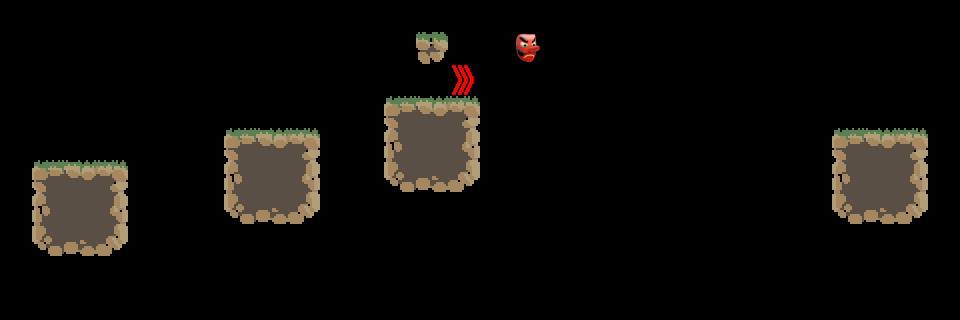

Rendered tile map (Tiled .tmx) drawn with the repository's tilesets; below, a short description and the full map source, tile grids included:
An orthogonal 30x10 tile map with 32x32 px tiles, 6 tile layers (Platforms, Enemies, Masks, Powerups, ...), 4 tilesets.

<map version="1.2" tiledversion="1.2.3" orientation="orthogonal" renderorder="right-down" width="30" height="10" tilewidth="32" tileheight="32" infinite="0" nextlayerid="7" nextobjectid="1">
 <tileset firstgid="1" source="Masks.tsx" />
 <tileset firstgid="2" source="Powerups.tsx" />
 <tileset firstgid="3" source="Town.tsx" />
 <tileset firstgid="24" source="Enemies.tsx" />
 <layer id="1" name="Platforms" width="30" height="10">
  <data encoding="csv">
0,0,0,0,0,0,0,0,0,0,0,0,0,0,0,0,0,0,0,0,0,0,0,0,0,0,0,0,0,0,
0,0,0,0,0,0,0,0,0,0,0,0,0,5,0,0,0,0,0,0,0,0,0,0,0,0,0,0,0,0,
0,0,0,0,0,0,0,0,0,0,0,0,0,0,0,0,0,0,0,0,0,0,0,0,0,0,0,0,0,0,
0,0,0,0,0,0,0,0,0,0,0,0,7,8,9,0,0,0,0,0,0,0,0,0,0,0,0,0,0,0,
0,0,0,0,0,0,0,7,8,9,0,0,14,15,16,0,0,0,0,0,0,0,0,0,0,0,7,8,9,0,
0,7,8,9,0,0,0,14,15,16,0,0,21,22,23,0,0,0,0,0,0,0,0,0,0,0,14,15,16,0,
0,14,15,16,0,0,0,21,22,23,0,0,0,0,0,0,0,0,0,0,0,0,0,0,0,0,21,22,23,0,
0,21,22,23,0,0,0,0,0,0,0,0,0,0,0,0,0,0,0,0,0,0,0,0,0,0,0,0,0,0,
0,0,0,0,0,0,0,0,0,0,0,0,0,0,0,0,0,0,0,0,0,0,0,0,0,0,0,0,0,0,
0,0,0,0,0,0,0,0,0,0,0,0,0,0,0,0,0,0,0,0,0,0,0,0,0,0,0,0,0,0
</data>
 </layer>
 <layer id="6" name="Enemies" width="30" height="10">
  <data encoding="csv">
0,0,0,0,0,0,0,0,0,0,0,0,0,0,0,0,0,0,0,0,0,0,0,0,0,0,0,0,0,0,
0,0,0,0,0,0,0,0,0,0,0,0,0,0,0,0,0,0,0,0,0,0,0,0,0,0,0,0,0,0,
0,0,0,0,0,0,0,0,0,0,0,0,0,0,0,0,0,0,0,0,0,0,0,0,0,0,0,0,0,0,
0,0,0,0,0,0,0,0,0,0,0,0,0,0,0,0,0,0,0,0,0,0,0,0,0,0,0,0,0,0,
0,0,0,0,0,0,0,0,0,0,0,0,0,0,0,0,0,0,0,0,0,0,0,0,0,0,0,0,0,0,
0,0,0,0,0,0,0,0,0,0,0,0,0,0,0,0,0,0,0,0,0,0,0,0,0,0,0,0,0,0,
0,0,0,0,0,0,0,0,0,0,0,0,0,0,0,0,0,0,0,0,0,0,0,0,0,0,0,0,0,0,
0,0,0,0,0,0,0,0,0,0,0,0,0,0,0,0,0,0,0,0,0,0,0,0,0,0,0,0,0,0,
0,0,0,0,0,0,0,0,0,0,0,0,0,0,0,0,0,0,0,0,0,0,0,0,0,0,0,0,0,0,
0,0,0,0,0,0,0,0,0,0,0,0,0,0,0,0,0,0,0,0,0,0,0,0,0,0,0,0,0,0
</data>
 </layer>
 <layer id="2" name="Masks" width="30" height="10">
  <data encoding="csv">
0,0,0,0,0,0,0,0,0,0,0,0,0,0,0,0,0,0,0,0,0,0,0,0,0,0,0,0,0,0,
0,0,0,0,0,0,0,0,0,0,0,0,0,0,0,0,1,0,0,0,0,0,0,0,0,0,0,0,0,0,
0,0,0,0,0,0,0,0,0,0,0,0,0,0,0,0,0,0,0,0,0,0,0,0,0,0,0,0,0,0,
0,0,0,0,0,0,0,0,0,0,0,0,0,0,0,0,0,0,0,0,0,0,0,0,0,0,0,0,0,0,
0,0,0,0,0,0,0,0,0,0,0,0,0,0,0,0,0,0,0,0,0,0,0,0,0,0,0,0,0,0,
0,0,0,0,0,0,0,0,0,0,0,0,0,0,0,0,0,0,0,0,0,0,0,0,0,0,0,0,0,0,
0,0,0,0,0,0,0,0,0,0,0,0,0,0,0,0,0,0,0,0,0,0,0,0,0,0,0,0,0,0,
0,0,0,0,0,0,0,0,0,0,0,0,0,0,0,0,0,0,0,0,0,0,0,0,0,0,0,0,0,0,
0,0,0,0,0,0,0,0,0,0,0,0,0,0,0,0,0,0,0,0,0,0,0,0,0,0,0,0,0,0,
0,0,0,0,0,0,0,0,0,0,0,0,0,0,0,0,0,0,0,0,0,0,0,0,0,0,0,0,0,0
</data>
 </layer>
 <layer id="5" name="Powerups" width="30" height="10">
  <data encoding="csv">
0,0,0,0,0,0,0,0,0,0,0,0,0,0,0,0,0,0,0,0,0,0,0,0,0,0,0,0,0,0,
0,0,0,0,0,0,0,0,0,0,0,0,0,0,0,0,0,0,0,0,0,0,0,0,0,0,0,0,0,0,
0,0,0,0,0,0,0,0,0,0,0,0,0,0,2,0,0,0,0,0,0,0,0,0,0,0,0,0,0,0,
0,0,0,0,0,0,0,0,0,0,0,0,0,0,0,0,0,0,0,0,0,0,0,0,0,0,0,0,0,0,
0,0,0,0,0,0,0,0,0,0,0,0,0,0,0,0,0,0,0,0,0,0,0,0,0,0,0,0,0,0,
0,0,0,0,0,0,0,0,0,0,0,0,0,0,0,0,0,0,0,0,0,0,0,0,0,0,0,0,0,0,
0,0,0,0,0,0,0,0,0,0,0,0,0,0,0,0,0,0,0,0,0,0,0,0,0,0,0,0,0,0,
0,0,0,0,0,0,0,0,0,0,0,0,0,0,0,0,0,0,0,0,0,0,0,0,0,0,0,0,0,0,
0,0,0,0,0,0,0,0,0,0,0,0,0,0,0,0,0,0,0,0,0,0,0,0,0,0,0,0,0,0,
0,0,0,0,0,0,0,0,0,0,0,0,0,0,0,0,0,0,0,0,0,0,0,0,0,0,0,0,0,0
</data>
 </layer>
 <layer id="3" name="Background" width="30" height="10">
  <data encoding="csv">
0,0,0,0,0,0,0,0,0,0,0,0,0,0,0,0,0,0,0,0,0,0,0,0,0,0,0,0,0,0,
0,0,0,0,0,0,0,0,0,0,0,0,0,0,0,0,0,0,0,0,0,0,0,0,0,0,0,0,0,0,
0,0,0,0,0,0,0,0,0,0,0,0,0,0,0,0,0,0,0,0,0,0,0,0,0,0,0,0,0,0,
0,0,0,0,0,0,0,0,0,0,0,0,0,0,0,0,0,0,0,0,0,0,0,0,0,0,0,0,0,0,
0,0,0,0,0,0,0,0,0,0,0,0,0,0,0,0,0,0,0,0,0,0,0,0,0,0,0,0,0,0,
0,0,0,0,0,0,0,0,0,0,0,0,0,0,0,0,0,0,0,0,0,0,0,0,0,0,0,0,0,0,
0,0,0,0,0,0,0,0,0,0,0,0,0,0,0,0,0,0,0,0,0,0,0,0,0,0,0,0,0,0,
0,0,0,0,0,0,0,0,0,0,0,0,0,0,0,0,0,0,0,0,0,0,0,0,0,0,0,0,0,0,
0,0,0,0,0,0,0,0,0,0,0,0,0,0,0,0,0,0,0,0,0,0,0,0,0,0,0,0,0,0,
0,0,0,0,0,0,0,0,0,0,0,0,0,0,0,0,0,0,0,0,0,0,0,0,0,0,0,0,0,0
</data>
 </layer>
 <layer id="4" name="Objects" width="30" height="10">
  <data encoding="csv">
0,0,0,0,0,0,0,0,0,0,0,0,0,0,0,0,0,0,0,0,0,0,0,0,0,0,0,0,0,0,
0,0,0,0,0,0,0,0,0,0,0,0,0,0,0,0,0,0,0,0,0,0,0,0,0,0,0,0,0,0,
0,0,0,0,0,0,0,0,0,0,0,0,0,0,0,0,0,0,0,0,0,0,0,0,0,0,0,0,0,0,
0,0,0,0,0,0,0,0,0,0,0,0,0,0,0,0,0,0,0,0,0,0,0,0,0,0,0,0,0,0,
0,0,0,0,0,0,0,0,0,0,0,0,0,0,0,0,0,0,0,0,0,0,0,0,0,0,0,0,0,0,
0,0,0,0,0,0,0,0,0,0,0,0,0,0,0,0,0,0,0,0,0,0,0,0,0,0,0,0,0,0,
0,0,0,0,0,0,0,0,0,0,0,0,0,0,0,0,0,0,0,0,0,0,0,0,0,0,0,0,0,0,
0,0,0,0,0,0,0,0,0,0,0,0,0,0,0,0,0,0,0,0,0,0,0,0,0,0,0,0,0,0,
0,0,0,0,0,0,0,0,0,0,0,0,0,0,0,0,0,0,0,0,0,0,0,0,0,0,0,0,0,0,
0,0,0,0,0,0,0,0,0,0,0,0,0,0,0,0,0,0,0,0,0,0,0,0,0,0,0,0,0,0
</data>
 </layer>
</map>